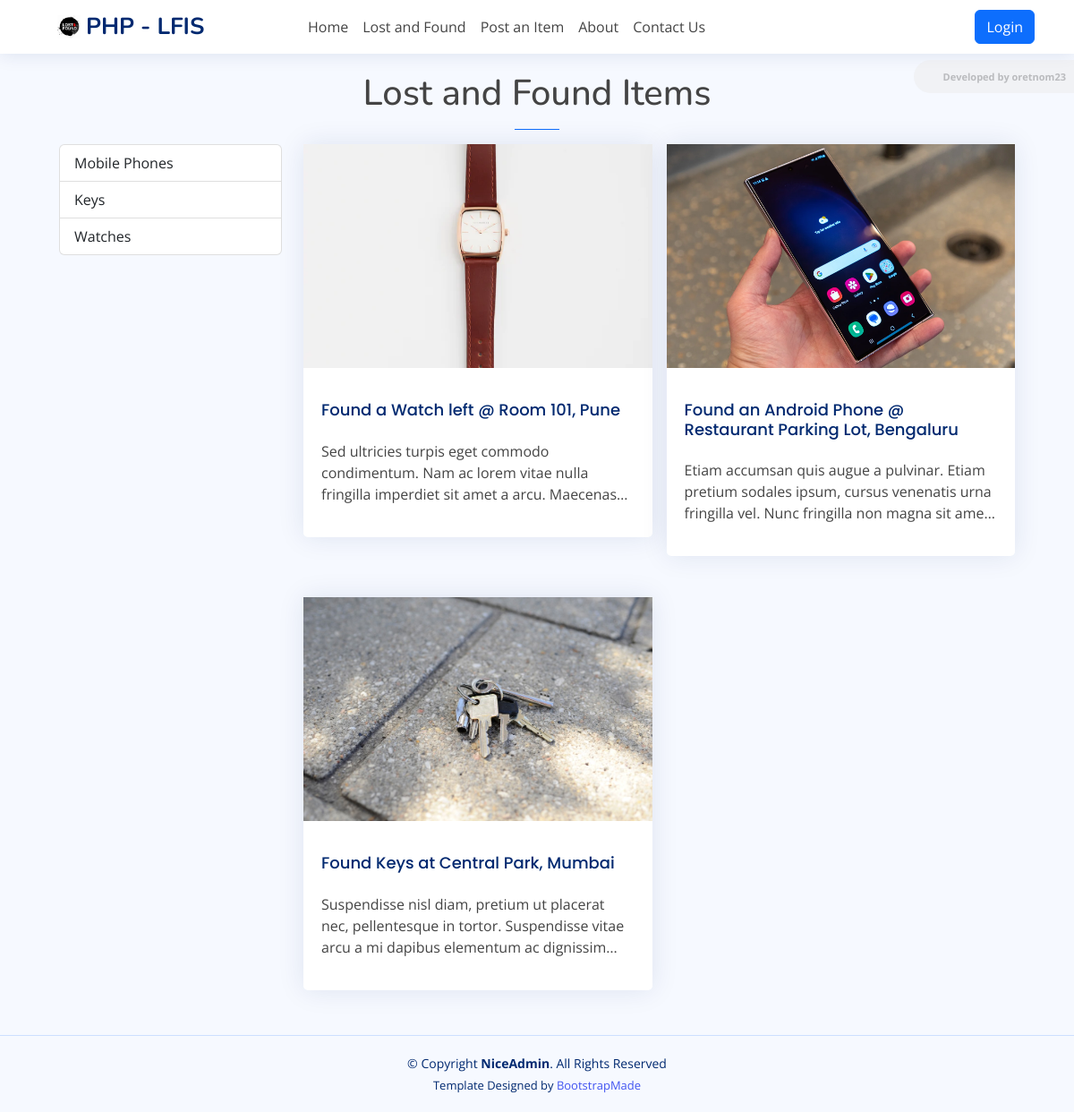
The app's page /?page=items with its own data.
### tables this page shows
CREATE TABLE `category_list` (
  `id` bigint(30) NOT NULL,
  `name` text NOT NULL,
  `description` text NOT NULL,
  `status` tinyint(1) NOT NULL DEFAULT 1,
  `created_at` datetime NOT NULL DEFAULT current_timestamp(),
  `updated_at` datetime DEFAULT NULL ON UPDATE current_timestamp()
);

CREATE TABLE `item_list` (
  `id` bigint(30) NOT NULL,
  `category_id` bigint(30) NOT NULL,
  `fullname` text NOT NULL,
  `title` text NOT NULL,
  `description` text NOT NULL,
  `contact` text NOT NULL,
  `image_path` text DEFAULT NULL,
  `status` tinyint(1) NOT NULL DEFAULT 0,
  `created_at` datetime NOT NULL DEFAULT current_timestamp(),
  `updated` datetime DEFAULT NULL ON UPDATE current_timestamp()
);

### classes/DBConnection.php (called while the page is built, shortened)
<?php
class DBConnection{
    private $host = DB_SERVER;
    private $username = DB_USERNAME;
    private $password = DB_PASSWORD;
    private $database = DB_NAME;
    public $conn;
    public function __construct(){
        if (!isset($this->conn)) {
            $this->conn = new mysqli($this->host, $this->username, $this->password, $this->database);
        }
    }
}
?>

### classes/SystemSettings.php (called while the page is built, shortened)
<?php
class SystemSettings extends DBConnection{
	function info($field=''){
		if(!empty($field)){
			if(isset($_SESSION['system_info'][$field]))
				return $_SESSION['system_info'][$field];
			else
				return false;
		}else{
			return false;
		}
	}
}
$_settings = new SystemSettings();
?>

### config.php (called while the page is built, shortened)
<?php
require_once('classes/DBConnection.php');
require_once('classes/SystemSettings.php');
function validate_image($file){
    global $_settings;
	if(!empty($file)){
        $ex = explode("?",$file);
        $file = $ex[0];
        $ts = isset($ex[1]) ? "?".$ex[1] : '';
		if(is_file(base_app.$file)){
			return base_url.$file.$ts;
		}else{
			return base_url.($_settings->info('logo'));
		}
	}else{
		return base_url.($_settings->info('logo'));
	}
}
?>

### items/index.php (the view, shortened to what this page needs)
<h1 class="pageTitle text-center titleTxt">Lost and Found Items</h1>
<hr class="mx-auto bg-primary border-primary opacity-100" style="width:50px">
<div class="container-sm">
    <div class="row">
        <div class="col-lg-3 col-md-4 col-sm-12 col-12">
            <div class="list-group">
                <?php
                $qry = $conn->query("SELECT * FROM `category_list` where `status` = 1 ");
                while($row = $qry->fetch_assoc()):
                ?>
                <a href="<?= base_url.'?page=items&cid='.$row['id'] ?>" class="list-group-item list-group-item-action<?= (isset($_GET['cid']) && $_GET['cid'] == $row['id']) ? ' active': '' ?>"><?= $row['name'] ?></a>
                <?php endwhile; ?>
            </div>
        </div>
        <div class="col-lg-9 col-md-8 col-sm-12 col-12">
            <?php
            $where = "";
            $items = $conn->query("SELECT * FROM `item_list` where `status` = 1 {$where} order by `title` asc")->fetch_all(MYSQLI_ASSOC);
            ?>
            <div id="item-list">
                <?php if(count($items) > 0): ?>
                <?php foreach($items as $row): ?>
                <a href="<?= base_url.'?page=items/view&id='.$row['id'] ?>" class="item-item text-decoration-none text-reset">
                    <div class="card">
                        <div class="item-card-img">
                            <img src="<?= validate_image($row['image_path']) ?>" alt="">
                        </div>
                        <div class="card-body pt-3">
                            <h4 class="card-title"><?= $row['title'] ?></h4>
                            <p class="truncate-3"><?= strip_tags(htmlspecialchars_decode($row['description'])) ?></p>
                        </div>
                    </div>
                </a>
                <?php endforeach; ?>
                <?php endif; ?>
            </div>
        </div>
    </div>
</div>

### index.php (shortened to what this page needs)
<?php require_once('./config.php'); ?>
<!DOCTYPE html>
<html lang="en">
<?php require_once('inc/header.php') ?>
  <body class="toggle-sidebar">
     <?php $page = isset($_GET['page']) ? $_GET['page'] : 'home';  ?>
     <?php require_once('inc/topBarNav.php') ?>
      <main id="main" class="main">
        <div class="container-xl px-4">
          <?php
            if(!file_exists($page.".php") && !is_dir($page)){
                include '404.html';
            }else{
              if(is_dir($page))
                include $page.'/index.php';
              else
                include $page.'.php';
            }
          ?>
        </div>
      </main>
    <?php require_once('inc/footer.php') ?>
  </body>
</html>

### inc/header.php (shortened to what this page needs)
<head>
    <link href="<?= base_url ?>assets/vendor/bootstrap/css/bootstrap.min.css" rel="stylesheet">
    <link href="<?= base_url ?>assets/vendor/bootstrap-icons/bootstrap-icons.css" rel="stylesheet">
    <link href="<?= base_url ?>assets/vendor/boxicons/css/boxicons.min.css" rel="stylesheet">
    <link href="<?= base_url ?>assets/vendor/quill/quill.snow.css" rel="stylesheet">
    <link href="<?= base_url ?>assets/vendor/quill/quill.bubble.css" rel="stylesheet">
    <link href="<?= base_url ?>assets/vendor/remixicon/remixicon.css" rel="stylesheet">
    <link href="<?= base_url ?>assets/vendor/simple-datatables/style.css" rel="stylesheet">
    <link href="<?= base_url ?>assets/vendor/select2-4.1.0-rc.0/dist/css/select2.min.css" rel="stylesheet">
    <link href="<?= base_url ?>assets/css/style.css" rel="stylesheet">
    <link href="<?= base_url ?>assets/css/custom.css" rel="stylesheet">
  </head>

### inc/topBarNav.php
<header id="header" class="header fixed-top d-flex align-items-center">
  <div class="container-lg d-flex justify-content-between px-4">
    <div class="d-flex align-items-center justify-content-between">
      <a href="<?= base_url ?>" class="logo d-flex align-items-center">
        <img src="<?= validate_image($_settings->info('logo')) ?>" alt="System Logo">
        <span class="d-none d-lg-block"><?= $_settings->info('short_name') ?></span>
      </a>
    </div>
    <nav class="header-nav me-auto">
      <ul class="d-flex align-items-center h-100">
        <li class="nav-item pe-3">
            <a href="<?= base_url ?>" class="nav-link">Home</a>
        </li>
        <li class="nav-item pe-3">
            <a href="<?= base_url.'?page=items' ?>" class="nav-link">Lost and Found</a>
        </li>
        <li class="nav-item pe-3">
            <a href="<?= base_url.'?page=found' ?>" class="nav-link">Post an Item</a>
        </li>
        <li class="nav-item pe-3">
            <a href="<?= base_url."?page=about" ?>" class="nav-link">About</a>
        </li>
        <li class="nav-item pe-3">
            <a href="<?= base_url.'?page=contact' ?>" class="nav-link">Contact Us</a>
        </li>
      </ul>
    </nav>
    <div class="d-flex align-items-center justify-content-between">
            <a href="<?= base_url.'admin' ?>" class="btn btn-primary">Login</a>
    </div>
  </div>
</header>

### inc/footer.php (shortened to what this page needs)
<footer id="footer" class="footer">
    <div class="copyright">
      &copy; Copyright <strong><span>NiceAdmin</span></strong>. All Rights Reserved
    </div>
    <div class="credits">
      Template Designed by <a href="https://bootstrapmade.com/">BootstrapMade</a>
    </div>
  </footer>

### assets/css/style.css (style rules this page uses)
:root { scroll-behavior: smooth; }
body { font-family: "Open Sans", sans-serif; background: #f6f9ff; color: #444444; }
a { color: #4154f1; text-decoration: none; }
h1, h2, h3, h4, h5, h6 { font-family: "Nunito", sans-serif; }
#main { margin-top: 60px; padding: 20px 30px; transition: all 0.3s; }
.card { margin-bottom: 30px; border: none; border-radius: 5px; box-shadow: 0px 0 30px rgba(1, 41, 112, 0.1); }
.card-title { padding: 20px 0 15px 0; font-size: 18px; font-weight: 500; color: #012970; font-family: "Poppins", sans-serif; }
.card-body { padding: 0 20px 20px 20px; }
.logo { line-height: 1; }
@media (min-width: 1200px) { .logo { width: 280px; } }
.logo img { max-height: 26px; margin-right: 6px; }
.logo span { font-size: 26px; font-weight: 700; color: #012970; font-family: "Nunito", sans-serif; }
.header { transition: all 0.5s; z-index: 997; height: 60px; box-shadow: 0px 2px 20px rgba(1, 41, 112, 0.1); background-color: #fff; padding-left: 20px; }
.header-nav ul { list-style: none; }
.header-nav>ul { margin: 0; padding: 0; }
@media (min-width: 1200px) { #main, #footer { margin-left: 300px; } }
@media (min-width: 1200px) { .toggle-sidebar #main, .toggle-sidebar #footer { margin-left: 0; } }
.footer { padding: 20px 0; font-size: 14px; transition: all 0.3s; border-top: 1px solid #cddfff; }
.footer .copyright { text-align: center; color: #012970; }
.footer .credits { padding-top: 5px; text-align: center; font-size: 13px; color: #012970; }
div#item-list { position: relative; width: 100%; display: grid; grid-template-columns: repeat(3, 1fr); grid-gap: 1em; }
.item-item { width: 100%; margin: 0 auto; }
@media (max-width: 1300px) { div#item-list { grid-template-columns: repeat(2, 1fr); } }
@media (max-width: 1300px) { .item-item { width: 100%; } }
.item-card-img { width: 100%; height: 250px; overflow: hidden; }
.item-card-img>img { width: 100%; height: 100%; object-fit: cover; object-position: center center; transition:transform .2s ease; }

### assets/css/custom.css (style rules this page uses)
.truncate-3 { overflow: hidden; text-overflow: ellipsis; display: -webkit-box; -webkit-line-clamp: 3; -webkit-box-orient: vertical; }

### records on screen
category_list: name "Mobile Phones"
category_list: name "Keys"
category_list: name "Watches"
item_list: image_path (picture), title "Found a Watch left @ Room 101, Pune", description "Sed ultricies turpis eget commodo condimentum. Nam ac lorem vitae nulla fringilla imperdiet sit amet a arcu.…"
item_list: image_path (picture), title "Found an Android Phone @ Restaurant Parking Lot, Bengaluru", description "Etiam accumsan quis augue a pulvinar. Etiam pretium sodales ipsum, cursus venenatis urna fringilla vel. Nunc fringilla non magna sit…"
item_list: image_path (picture), title "Found Keys at Central Park, Mumbai", description "Suspendisse nisl diam, pretium ut placerat nec, pellentesque in tortor. Suspendisse vitae arcu a mi dapibus elementum ac…"

### other values on screen
$_settings->info('short_name') "PHP - LFIS"
